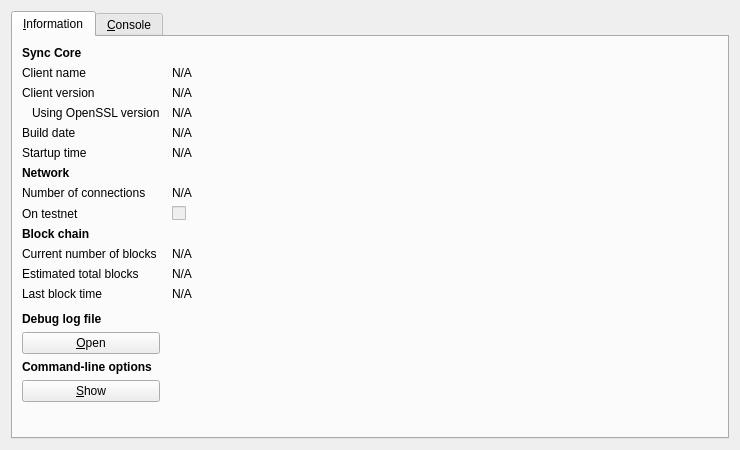
<?xml version="1.0" encoding="UTF-8"?>
<ui version="4.0">
 <class>RPCConsole</class>
 <widget class="QDialog" name="RPCConsole">
  <property name="geometry">
   <rect>
    <x>0</x>
    <y>0</y>
    <width>740</width>
    <height>450</height>
   </rect>
  </property>
  <property name="windowTitle">
   <string>Sync - Debug window</string>
  </property>
  <layout class="QVBoxLayout" name="verticalLayout_2">
   <item>
    <widget class="QTabWidget" name="tabWidget">
     <property name="currentIndex">
      <number>0</number>
     </property>
     <widget class="QWidget" name="tab_info">
      <attribute name="title">
       <string>&amp;Information</string>
      </attribute>
      <layout class="QGridLayout" name="gridLayout" columnstretch="0,1">
       <property name="horizontalSpacing">
        <number>12</number>
       </property>
       <item row="0" column="0">
        <widget class="QLabel" name="label_9">
         <property name="font">
          <font>
           <weight>75</weight>
           <bold>true</bold>
          </font>
         </property>
         <property name="text">
          <string>Sync Core</string>
         </property>
        </widget>
       </item>
       <item row="1" column="0">
        <widget class="QLabel" name="label_5">
         <property name="text">
          <string>Client name</string>
         </property>
        </widget>
       </item>
       <item row="1" column="1">
        <widget class="QLabel" name="clientName">
         <property name="cursor">
          <cursorShape>IBeamCursor</cursorShape>
         </property>
         <property name="text">
          <string>N/A</string>
         </property>
         <property name="textFormat">
          <enum>Qt::PlainText</enum>
         </property>
         <property name="textInteractionFlags">
          <set>Qt::LinksAccessibleByMouse|Qt::TextSelectableByKeyboard|Qt::TextSelectableByMouse</set>
         </property>
        </widget>
       </item>
       <item row="2" column="0">
        <widget class="QLabel" name="label_6">
         <property name="text">
          <string>Client version</string>
         </property>
        </widget>
       </item>
       <item row="2" column="1">
        <widget class="QLabel" name="clientVersion">
         <property name="cursor">
          <cursorShape>IBeamCursor</cursorShape>
         </property>
         <property name="text">
          <string>N/A</string>
         </property>
         <property name="textFormat">
          <enum>Qt::PlainText</enum>
         </property>
         <property name="textInteractionFlags">
          <set>Qt::LinksAccessibleByMouse|Qt::TextSelectableByKeyboard|Qt::TextSelectableByMouse</set>
         </property>
        </widget>
       </item>
       <item row="3" column="0">
        <widget class="QLabel" name="label_14">
         <property name="text">
          <string>Using OpenSSL version</string>
         </property>
         <property name="indent">
          <number>10</number>
         </property>
        </widget>
       </item>
       <item row="3" column="1">
        <widget class="QLabel" name="openSSLVersion">
         <property name="cursor">
          <cursorShape>IBeamCursor</cursorShape>
         </property>
         <property name="text">
          <string>N/A</string>
         </property>
         <property name="textFormat">
          <enum>Qt::PlainText</enum>
         </property>
         <property name="textInteractionFlags">
          <set>Qt::LinksAccessibleByMouse|Qt::TextSelectableByKeyboard|Qt::TextSelectableByMouse</set>
         </property>
        </widget>
       </item>
       <item row="4" column="0">
        <widget class="QLabel" name="label_12">
         <property name="text">
          <string>Build date</string>
         </property>
        </widget>
       </item>
       <item row="4" column="1">
        <widget class="QLabel" name="buildDate">
         <property name="cursor">
          <cursorShape>IBeamCursor</cursorShape>
         </property>
         <property name="text">
          <string>N/A</string>
         </property>
         <property name="textFormat">
          <enum>Qt::PlainText</enum>
         </property>
         <property name="textInteractionFlags">
          <set>Qt::LinksAccessibleByMouse|Qt::TextSelectableByKeyboard|Qt::TextSelectableByMouse</set>
         </property>
        </widget>
       </item>
       <item row="5" column="0">
        <widget class="QLabel" name="label_13">
         <property name="text">
          <string>Startup time</string>
         </property>
        </widget>
       </item>
       <item row="5" column="1">
        <widget class="QLabel" name="startupTime">
         <property name="cursor">
          <cursorShape>IBeamCursor</cursorShape>
         </property>
         <property name="text">
          <string>N/A</string>
         </property>
         <property name="textFormat">
          <enum>Qt::PlainText</enum>
         </property>
         <property name="textInteractionFlags">
          <set>Qt::LinksAccessibleByMouse|Qt::TextSelectableByKeyboard|Qt::TextSelectableByMouse</set>
         </property>
        </widget>
       </item>
       <item row="6" column="0">
        <widget class="QLabel" name="label_11">
         <property name="font">
          <font>
           <weight>75</weight>
           <bold>true</bold>
          </font>
         </property>
         <property name="text">
          <string>Network</string>
         </property>
        </widget>
       </item>
       <item row="7" column="0">
        <widget class="QLabel" name="label_7">
         <property name="text">
          <string>Number of connections</string>
         </property>
        </widget>
       </item>
       <item row="7" column="1">
        <widget class="QLabel" name="numberOfConnections">
         <property name="cursor">
          <cursorShape>IBeamCursor</cursorShape>
         </property>
         <property name="text">
          <string>N/A</string>
         </property>
         <property name="textFormat">
          <enum>Qt::PlainText</enum>
         </property>
         <property name="textInteractionFlags">
          <set>Qt::LinksAccessibleByMouse|Qt::TextSelectableByKeyboard|Qt::TextSelectableByMouse</set>
         </property>
        </widget>
       </item>
       <item row="8" column="0">
        <widget class="QLabel" name="label_8">
         <property name="text">
          <string>On testnet</string>
         </property>
        </widget>
       </item>
       <item row="8" column="1">
        <widget class="QCheckBox" name="isTestNet">
         <property name="enabled">
          <bool>false</bool>
         </property>
         <property name="text">
          <string/>
         </property>
        </widget>
       </item>
       <item row="9" column="0">
        <widget class="QLabel" name="label_10">
         <property name="font">
          <font>
           <weight>75</weight>
           <bold>true</bold>
          </font>
         </property>
         <property name="text">
          <string>Block chain</string>
         </property>
        </widget>
       </item>
       <item row="10" column="0">
        <widget class="QLabel" name="label_3">
         <property name="text">
          <string>Current number of blocks</string>
         </property>
        </widget>
       </item>
       <item row="10" column="1">
        <widget class="QLabel" name="numberOfBlocks">
         <property name="cursor">
          <cursorShape>IBeamCursor</cursorShape>
         </property>
         <property name="text">
          <string>N/A</string>
         </property>
         <property name="textFormat">
          <enum>Qt::PlainText</enum>
         </property>
         <property name="textInteractionFlags">
          <set>Qt::LinksAccessibleByMouse|Qt::TextSelectableByKeyboard|Qt::TextSelectableByMouse</set>
         </property>
        </widget>
       </item>
       <item row="11" column="0">
        <widget class="QLabel" name="label_4">
         <property name="text">
          <string>Estimated total blocks</string>
         </property>
        </widget>
       </item>
       <item row="11" column="1">
        <widget class="QLabel" name="totalBlocks">
         <property name="cursor">
          <cursorShape>IBeamCursor</cursorShape>
         </property>
         <property name="text">
          <string>N/A</string>
         </property>
         <property name="textFormat">
          <enum>Qt::PlainText</enum>
         </property>
         <property name="textInteractionFlags">
          <set>Qt::LinksAccessibleByMouse|Qt::TextSelectableByKeyboard|Qt::TextSelectableByMouse</set>
         </property>
        </widget>
       </item>
       <item row="12" column="0">
        <widget class="QLabel" name="label_2">
         <property name="text">
          <string>Last block time</string>
         </property>
        </widget>
       </item>
       <item row="12" column="1">
        <widget class="QLabel" name="lastBlockTime">
         <property name="cursor">
          <cursorShape>IBeamCursor</cursorShape>
         </property>
         <property name="text">
          <string>N/A</string>
         </property>
         <property name="textFormat">
          <enum>Qt::PlainText</enum>
         </property>
         <property name="textInteractionFlags">
          <set>Qt::LinksAccessibleByMouse|Qt::TextSelectableByKeyboard|Qt::TextSelectableByMouse</set>
         </property>
        </widget>
       </item>
       <item row="13" column="0">
        <spacer name="verticalSpacer_2">
         <property name="orientation">
          <enum>Qt::Vertical</enum>
         </property>
         <property name="sizeHint" stdset="0">
          <size>
           <width>20</width>
           <height>20</height>
          </size>
         </property>
        </spacer>
       </item>
       <item row="14" column="0">
        <widget class="QLabel" name="labelDebugLogfile">
         <property name="font">
          <font>
           <weight>75</weight>
           <bold>true</bold>
          </font>
         </property>
         <property name="text">
          <string>Debug log file</string>
         </property>
        </widget>
       </item>
       <item row="15" column="0">
        <widget class="QPushButton" name="openDebugLogfileButton">
         <property name="toolTip">
          <string>Open the Sync debug log file from the current data directory. This can take a few seconds for large log files.</string>
         </property>
         <property name="text">
          <string>&amp;Open</string>
         </property>
         <property name="autoDefault">
          <bool>false</bool>
         </property>
        </widget>
       </item>
       <item row="16" column="0">
        <widget class="QLabel" name="labelCLOptions">
         <property name="font">
          <font>
           <weight>75</weight>
           <bold>true</bold>
          </font>
         </property>
         <property name="text">
          <string>Command-line options</string>
         </property>
        </widget>
       </item>
       <item row="17" column="0">
        <widget class="QPushButton" name="showCLOptionsButton">
         <property name="toolTip">
          <string>Show the Sync-Qt help message to get a list with possible Sync command-line options.</string>
         </property>
         <property name="text">
          <string>&amp;Show</string>
         </property>
         <property name="autoDefault">
          <bool>false</bool>
         </property>
        </widget>
       </item>
       <item row="18" column="0">
        <spacer name="verticalSpacer">
         <property name="orientation">
          <enum>Qt::Vertical</enum>
         </property>
         <property name="sizeHint" stdset="0">
          <size>
           <width>20</width>
           <height>40</height>
          </size>
         </property>
        </spacer>
       </item>
      </layout>
     </widget>
     <widget class="QWidget" name="tab_console">
      <attribute name="title">
       <string>&amp;Console</string>
      </attribute>
      <layout class="QVBoxLayout" name="verticalLayout_3">
       <property name="spacing">
        <number>3</number>
       </property>
       <item>
        <widget class="QTextEdit" name="messagesWidget">
         <property name="minimumSize">
          <size>
           <width>0</width>
           <height>100</height>
          </size>
         </property>
         <property name="readOnly">
          <bool>true</bool>
         </property>
         <property name="tabKeyNavigation" stdset="0">
          <bool>false</bool>
         </property>
         <property name="columnCount" stdset="0">
          <number>2</number>
         </property>
        </widget>
       </item>
       <item>
        <layout class="QHBoxLayout" name="horizontalLayout">
         <property name="spacing">
          <number>3</number>
         </property>
         <item>
          <widget class="QLabel" name="label">
           <property name="text">
            <string notr="true">&gt;</string>
           </property>
          </widget>
         </item>
         <item>
          <widget class="QLineEdit" name="lineEdit"/>
         </item>
         <item>
          <widget class="QPushButton" name="clearButton">
           <property name="maximumSize">
            <size>
             <width>24</width>
             <height>24</height>
            </size>
           </property>
           <property name="toolTip">
            <string>Clear console</string>
           </property>
           <property name="text">
            <string/>
           </property>
           <property name="icon">
            <iconset resource="../bitcoin.qrc">
             <normaloff>:/icons/remove</normaloff>:/icons/remove</iconset>
           </property>
           <property name="shortcut">
            <string notr="true">Ctrl+L</string>
           </property>
           <property name="autoDefault">
            <bool>false</bool>
           </property>
          </widget>
         </item>
        </layout>
       </item>
      </layout>
     </widget>
    </widget>
   </item>
  </layout>
 </widget>
 <resources>
  <include location="../bitcoin.qrc"/>
 </resources>
 <connections/>
</ui>
